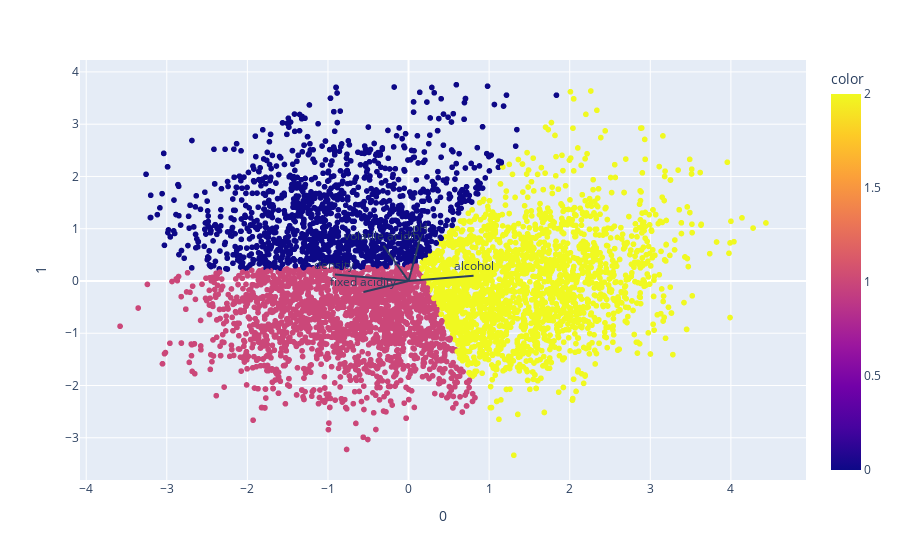

Notebook source saved alongside this figure:
### Code cell
for i, feature in enumerate(cols_to_use):
    fig.add_shape(
        type='line',
        x0=0, y0=0,
        x1=loadings[i, 0],
        y1=loadings[i, 1]
    )
    fig.add_annotation(
        x=loadings[i, 0],
        y=loadings[i, 1],
        ax=0, ay=0,
        xanchor="center",
        yanchor="bottom",
        text=feature,
    )
fig.show()

### Figure 1 — Plotly figure (JSON) as saved in the notebook; plotly's stock layout.template omitted (floating-point values rounded to 4 significant figures; data arrays with more than 128 entries replaced by an {"elided": "..."} marker saying what was removed)
{"data": [{"hovertemplate": "0=%{x}<br>1=%{y}<br>color=%{marker.color}<extra></extra>", "legendgroup": "", "marker": {"color": {"elided": "6497 int values"}, "coloraxis": "coloraxis", "symbol": "circle"}, "mode": "markers", "name": "", "showlegend": false, "type": "scattergl", "x": {"elided": "6497 float values"}, "xaxis": "x", "y": {"elided": "6497 float values"}, "yaxis": "y"}], "layout": {"annotations": [{"ax": 0, "ay": 0, "text": "fixed acidity", "x": -0.5592, "xanchor": "center", "y": -0.2127, "yanchor": "bottom"}, {"ax": 0, "ay": 0, "text": "volatile acidity", "x": -0.3107, "xanchor": "center", "y": 0.6738, "yanchor": "bottom"}, {"ax": 0, "ay": 0, "text": "pH", "x": 0.1474, "xanchor": "center", "y": 0.8298, "yanchor": "bottom"}, {"ax": 0, "ay": 0, "text": "alcohol", "x": 0.8067, "xanchor": "center", "y": 0.1002, "yanchor": "bottom"}, {"ax": 0, "ay": 0, "text": "density", "x": -0.9132, "xanchor": "center", "y": 0.1234, "yanchor": "bottom"}], "coloraxis": {"colorbar": {"title": {"text": "color"}}, "colorscale": [[0, "#0d0887"], [0.1111, "#46039f"], [0.2222, "#7201a8"], [0.3333, "#9c179e"], [0.4444, "#bd3786"], [0.5556, "#d8576b"], [0.6667, "#ed7953"], [0.7778, "#fb9f3a"], [0.8889, "#fdca26"], [1, "#f0f921"]]}, "legend": {"tracegroupgap": 0}, "margin": {"t": 60}, "shapes": [{"type": "line", "x0": 0, "x1": -0.5592, "y0": 0, "y1": -0.2127}, {"type": "line", "x0": 0, "x1": -0.3107, "y0": 0, "y1": 0.6738}, {"type": "line", "x0": 0, "x1": 0.1474, "y0": 0, "y1": 0.8298}, {"type": "line", "x0": 0, "x1": 0.8067, "y0": 0, "y1": 0.1002}, {"type": "line", "x0": 0, "x1": -0.9132, "y0": 0, "y1": 0.1234}], "xaxis": {"anchor": "y", "domain": [0, 1], "title": {"text": "0"}}, "yaxis": {"anchor": "x", "domain": [0, 1], "title": {"text": "1"}}}}
